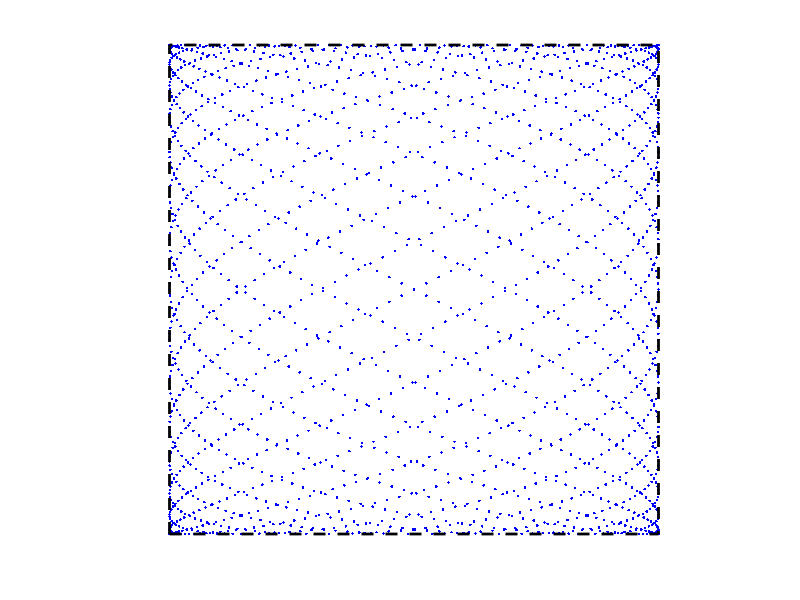

The MATLAB source for this figure: (Note: this script raises an error after producing the figure.)
clear
% close all
clc
%% Lissajous scan trajectory
X0=64;Y0=64;
A=128;B=128;    % A,B represent the range of X,Y respectively
% fx=41;fy=43;
fx=41;fy=42;
f=2000;
T=1;  %T = lcm(fx,fy)/(fx*fy)
t=(0:1/f:T)';
x=X0+A/2*sin(2*pi*fx*t);
y=Y0+B/2*sin(2*pi*fy*t);

path_len=sum(sqrt((x(2:end)-x(1:(end-1))).^2+(y(2:end)-y(1:(end-1))).^2));
delta = path_len/(2*128*128)

set(0,'DefaultFigureWindowStyle','docked') 
figure
% plot(x,y,'--')
hold on
axis equal;xlim([X0-A/2,X0+A/2]);ylim([Y0-B/2,Y0+B/2])
for i=1:length(t) % show the dynamic process 
    plot(x(i),y(i),'b.')
%     if i~=length(t)
%         plot([x(i),x(i+1)],[y(i),y(i+1)],'--');
%     end
    pause(0.01)
end
plot([0 0 128 128 0],[0 128 128 0 0],'k--','LineWidth',2)
axis off
grid off
% tightfig
set_fig_units_cm(10,10)
